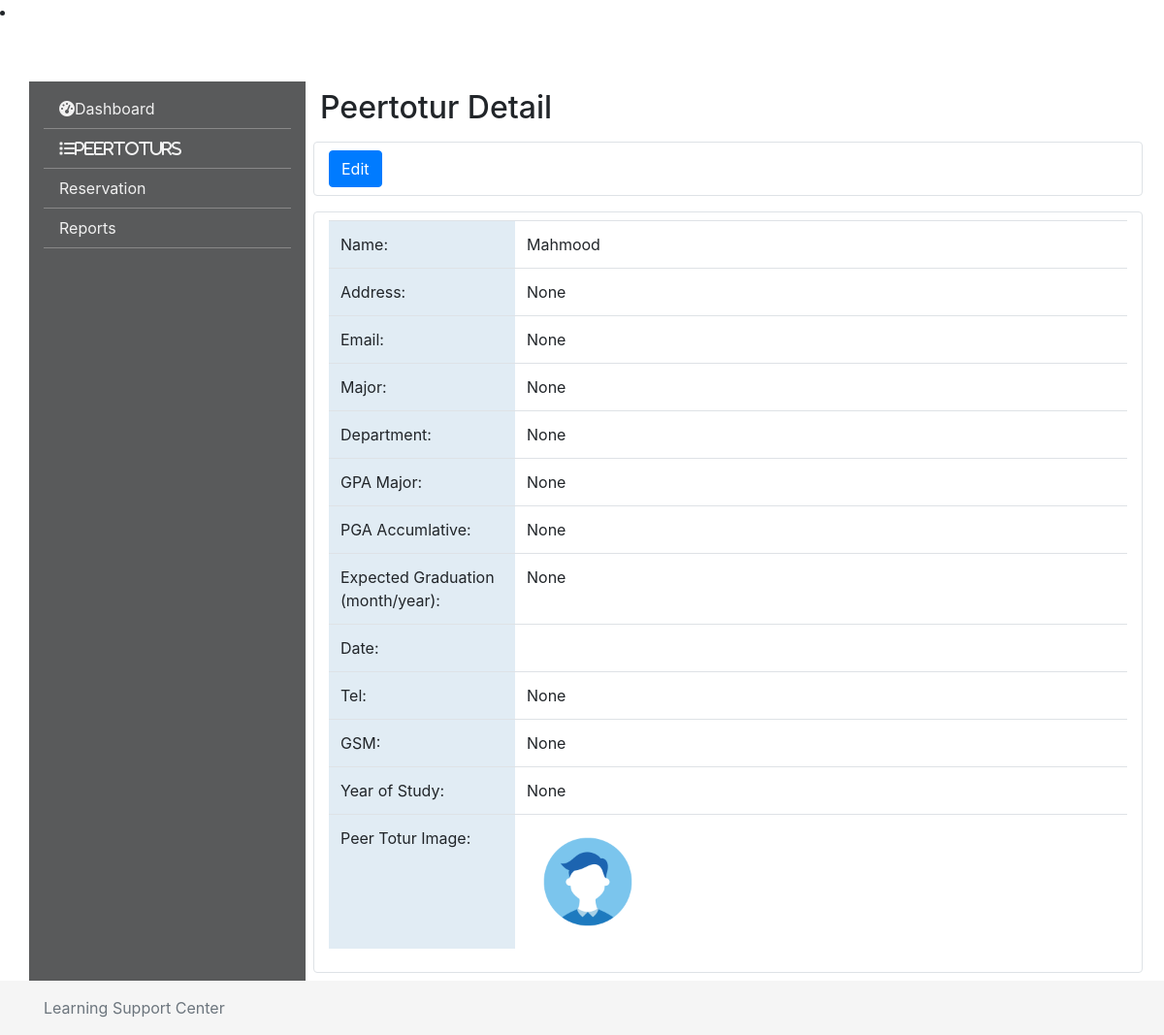
Screenshot of /peertoturs/peertotur_detail/2/ with the database file from the repository.
### peertotur/models.py (models this page shows, shortened)
class Peertotur(models.Model):
    yearofstudy_choices = [
        ('Soph', 'Sopph'),
        ('Jr', 'Jr'),
        ('Sr', 'Sr'),
        ('Grad_Student', 'Grad_Student'),
    ]
    pname = models.CharField(
        verbose_name="Name", max_length=200, null=True, blank=True)
    paddress = models.CharField(
        verbose_name="Address", max_length=200, null=True, blank=True)
    pemail = models.CharField(
        verbose_name="E-mail address", max_length=100, null=True, blank=True)
    pmajor = models.CharField(verbose_name="Major",
                              max_length=100, null=True, blank=True)
    pdep = models.CharField(verbose_name="Department",
                            max_length=100, null=True, blank=True)
    pgpamajor = models.CharField(
        verbose_name="GPA in major", max_length=10, null=True, blank=True)
    pgpacum = models.CharField(
        verbose_name="Cumulative GPA", max_length=10, null=True, blank=True)
    pexgraduate = models.CharField(
        verbose_name="Expected date of Graduation", max_length=20, null=True, blank=True)
    reqdate = models.DateTimeField(auto_now_add=True)
    ptel = models.CharField(
        verbose_name="Tel", max_length=20, null=True, blank=True)
    pgsm = models.CharField(
        verbose_name="GSM", max_length=20, null=True, blank=True)
    yearofstudy = models.CharField(
        verbose_name="Year of Study", max_length=20, choices=yearofstudy_choices, null=True, blank=True)
    pimg = models.ImageField(
        verbose_name="Peer Totur Image", upload_to='peertoturs/img/%Y/%m/%d', null=True, blank=True)
    class Meta:
        ordering = ['-reqdate']  # ordring by reqdate descending

### peertotur/views.py (the view)
# urls.py: path('peertotur_detail/<int:id>/',
class peertotur_detail(DetailView):
    template_name = "peertotur/peertotur_detail.html"
    context_object_name = "peer"
    def get_object(self):
        id_ = self.kwargs.get("id")
        return get_object_or_404(Peertotur, id=id_)

### peertotur/templates/peertotur/peertotur_detail.html (shortened to what this page needs)
{% extends "base.html" %}
{% block content%}
<h2>Peertotur Detail</h2>
<div class="row">
<div class="col-12 rounded border m-2 pb-2 pt-2">
<a href="{% url 'peertotur:peertotur_update' object.pk %}" class="btn btn-primary" target="_blank">Edit</a>
</div>
</div>
<div class="row">
<div class="col-12 rounded border m-2 pb-2 pt-2">
<table class="table">
    <tbody>
        <tr>
        <td class="lst-title">
        Name:
        </td>
            <td>
                 {{object.pname}}
            </td>
        </tr>
  <tr>
        <td class="lst-title">
        Address:
        </td>
            <td>
                 {{object.paddress}}
            </td>
        </tr>
        <tr>
       <td class="lst-title">
        Email:
        </td>
            <td>
                 {{object.pemail}}
            </td>
        </tr>
        <tr>
       <td class="lst-title">
        Major:
        </td>
            <td>
                 {{object.pmajor}}
            </td>
        </tr>
        <tr>
       <td class="lst-title">
        Department:
        </td>
            <td>
                 {{object.pdep}}
            </td>
        </tr>
        <tr>
       <td class="lst-title">
        GPA Major:
        </td>
            <td>
                 {{object.pgpamajor}}
            </td>
        </tr>
        <tr>
       <td class="lst-title">
        PGA Accumlative:
        </td>
            <td>
                 {{object.pgpacum}}
            </td>
        </tr>
        <tr>
       <td class="lst-title">
        Expected Graduation (month/year):
        </td>
            <td>
                 {{object.pexgraduate}}
            </td>
        </tr>
        <tr>
       <td class="lst-title">
        Date:
        </td>
            <td>
            </td>
        </tr>
        <tr>
        <td class="lst-title">
        Tel:
        </td>
            <td>
                 {{object.ptel}}
            </td>
        </tr>
        <tr>
       <td class="lst-title">
        GSM:
        </td>
            <td>
                 {{object.pgsm}}
            </td>
        </tr>
        <tr>
        <td class="lst-title">
        Year of Study:
        </td>
            <td>
                 {{object.yearofstudy}}
            </td>
        </tr>
        <tr>
       <td class="lst-title">
        Peer Totur Image:
        </td>
           <td>
            {% if object.pimg %}
                    <a href="{{ object.pimg.url }}" class="btn" target="_blank">
                        <img src="{{ object.pimg.url }}" style="max-width:100px;">
                    </a>
                {% else %}
                    <p>No Image</p>
                {% endif %}
            </td>
        </tr>
    </tbody>
</table>
</div>
</div>
{% endblock %}

### templates/base.html (shortened to what this page needs)
{% include "partials/_header.html" %}
<li Begin page content -->
<main role="main" class="flex-shrink-0">
   <div class="container">
         <div class="row">
               <div class="col-3 collapse d-md-flex pt-2 min-vh-100" id="sidebar">
                   <ul class="nav flex-column flex-nowrap">
                       <li class="nav-item">
                       <a class="nav-link" href="/">
                       <i class="fa fa-dashboard"></i>Dashboard</a></li>
                       <li class="nav-item">
                           <a class="nav-link collapsed" href="#submenu1" data-toggle="collapse" data-target="#submenu1"><i class="fa fa-list">Peertoturs </i></a>
                       </li>
                       <li class="nav-item">
                           <a class="nav-link" href="#">Reservation</a>
                        </li>
                       <li class="nav-item"><a class="nav-link" href="#">Reports</a></li>
                   </ul>
               </div>
               <div class="col pt-2">
                     {% block content %}
                     {% endblock %}
               </div>
           </div>
       </div>
</main>
{% include "partials/_footer.html" %}

### templates/partials/_header.html (shortened to what this page needs)
{% load static %}
<!doctype html>
<html lang="en" class="h-100">
<head>
    <link rel="stylesheet" href="https://stackpath.bootstrapcdn.com/bootstrap/4.3.1/css/bootstrap.min.css"
>
    <link rel="stylesheet" href="{% static 'css/gijgo.min.css' %}">
    <link href="{% static 'css/sticky-footer-navbar.css' %}" rel="stylesheet">
    <link href="{% static 'css/main.css' %}" rel="stylesheet">
    <link href="{% static 'css/peer.css' %}" rel="stylesheet">
</head>
<body class="d-flex flex-column h-100">

### templates/partials/_footer.html (shortened to what this page needs)
<footer class="footer mt-auto py-3">
    <div class="container">
        <span class="text-muted">Learning Support Center</span>
    </div>
</footer>
    {% load static %}
</body>
</html>

### main/static/css/sticky-footer-navbar.css (style rules this page uses)
main > .container { padding: 60px 15px 0; }
.footer { background-color: #f5f5f5; }
.footer > .container { padding-right: 15px; padding-left: 15px; }

### peertotur/static/css/peer.css (style rules this page uses)
.lst-title { background-color: #e1ecf4; width: 12rem; }

### templates/base.html (style rules this page uses)
#sidebar { background-color:#595a5b; }
#sidebar ul { width:100%; }
#sidebar ul>li { border-bottom:1px solid #888; }
#sidebar ul>li>a { color:#f1f1f1; }

### rows the page displays
Peertotur: pname "Mahmood", paddress "None", pemail "None", pmajor "None", pdep "None", pgpamajor "None", pgpacum "None", pexgraduate "None", ptel "None", pgsm "None", yearofstudy "None", pimg (picture)
